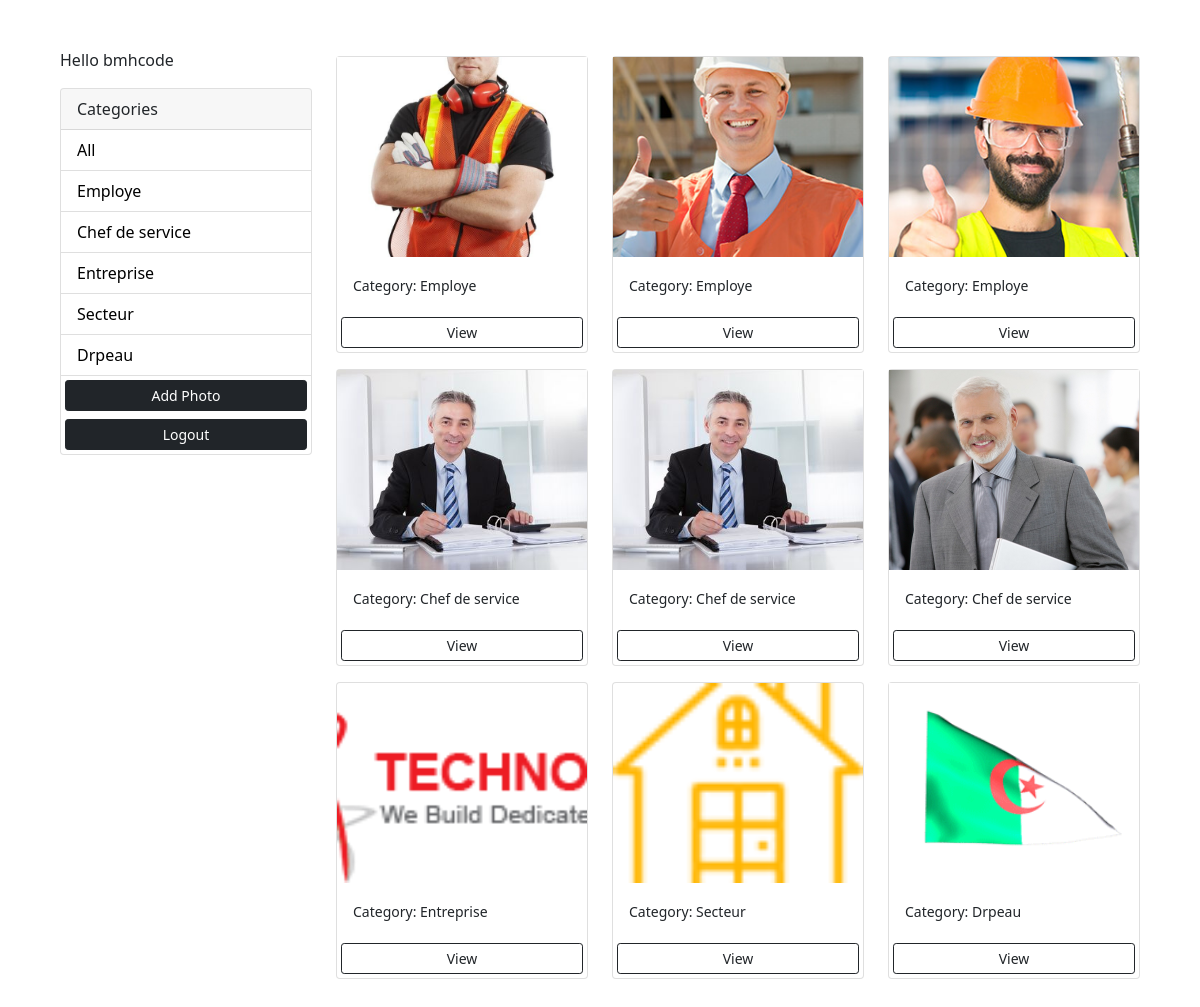
/ (signed in), run on the app's committed database.
### photos/models.py (models this page shows, shortened)
class Category(models.Model):
    class Meta:
        verbose_name = 'Category'
        verbose_name_plural = 'Categories'
    user = models.ForeignKey(
        User, on_delete=models.SET_NULL, null=True, blank=True)
    name = models.CharField(max_length=100, null=False, blank=False)

class Photo(models.Model):
    class Meta:
        verbose_name = 'Photo'
        verbose_name_plural = 'Photos'
    category = models.ForeignKey(
        Category, on_delete=models.SET_NULL, null=True, blank=True)
    image = models.ImageField(null=False, blank=False)
    description = models.TextField()

### photos/views.py (the view)
# urls.py: path('', views.gallery, name='gallery'),
@login_required(login_url='login')
def gallery(request):
    user = request.user
    category = request.GET.get('category')
    if category == None:
        photos = Photo.objects.filter(category__user=user)
    else:
        photos = Photo.objects.filter(
            category__name=category, category__user=user)
    categories = Category.objects.filter(user=user)
    context = {'categories': categories, 'photos': photos}
    return render(request, 'photos/gallery.html', context)

### photos/templates/photos/gallery.html (shortened to what this page needs)
<!DOCTYPE html>
<html lang="en">
<head>
    <link href="https://cdn.jsdelivr.net/npm/bootstrap@5.0.0-beta1/dist/css/bootstrap.min.css" rel="stylesheet"
>
</head>
<body class="m-5">
    <div class="container">
        <div class="row">
            <div class="col-md-3">
                {% if request.user.is_authenticated %}
                    <p>Hello {{request.user}}</p>
                {% endif %}
                <div class="card">
                    <div class="card-header">
                        Categories
                    </div>
                    <ul class="list-group list-group-flush">
                        <li class="list-group-item">
                            <a href="{% url 'gallery' %}">All</a>
                        </li>
                        {% for category in categories %}
                        <li class=" list-group-item">
                            <a href="{% url 'gallery' %}?category={{category.name}}">
                                {{category.name}}
                            </a>
                        </li>
                        {% endfor %}
                        <a href="{% url 'add' %}" class="btn btn-dark btn-block btn-sm m-1">Add Photo</a>
                        <a href="{% url 'logout' %}" class="btn btn-dark btn-block btn-sm m-1">Logout</a>
                    </ul>
                </div>
            </div>
            <div class="col-md-9">
                <div class="row">
                    {% for photo in photos %}
                        <div class="col-md-4">
                            <div class="card my-2">
                                <img class="image-thumbail" src="{{photo.image.url}}" alt="Card image cap">
                                <div class="card-body">
                                    <small>Category: {{photo.category.name}}</small>
                                </div>
                                <a href="{% url 'photo' photo.id %}" class="btn btn-outline-dark btn-sm m-1">View</a>
                            </div>
                        </div>
                    {% empty %}
                    <h3>No photos...</h3>
                    {% endfor %}
                </div>
            </div>
        </div>
    </div>
</body>
</html>

### photos/templates/photos/gallery.html (style rules this page uses)
.image-thumbail { height: 200px; object-fit: cover; }
.list-group-item a { text-decoration: none; color: black; }

### data on the page
Category: name "Employe"
Category: name "Chef de service"
Category: name "Entreprise"
Category: name "Secteur"
Category: name "Drpeau"
Photo: image (picture), category.name "Employe"
Photo: image (picture), category.name "Employe"
Photo: image (picture), category.name "Employe"
Photo: image (picture), category.name "Chef de service"
Photo: image (picture), category.name "Chef de service"
Photo: image (picture), category.name "Chef de service"
Photo: image (picture), category.name "Entreprise"
Photo: image (picture), category.name "Secteur"
Photo: image (picture), category.name "Drpeau"

### other printed values
{{ request.user }} "bmhcode"
